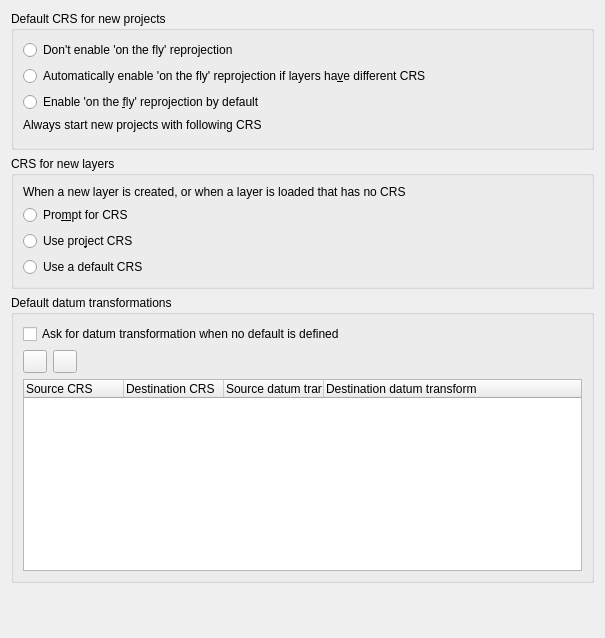
             <widget class="QWidget" name="mOptionsScrollAreaContents_08">
              <property name="geometry">
               <rect>
                <x>0</x>
                <y>0</y>
                <width>605</width>
                <height>638</height>
               </rect>
              </property>
              <layout class="QGridLayout" name="gridLayout_15">
               <item row="5" column="0">
                <spacer name="verticalSpacer">
                 <property name="orientation">
                  <enum>Qt::Vertical</enum>
                 </property>
                 <property name="sizeHint" stdset="0">
                  <size>
                   <width>20</width>
                   <height>40</height>
                  </size>
                 </property>
                </spacer>
               </item>
               <item row="2" column="0">
                <widget class="QgsCollapsibleGroupBox" name="grpProjectionBehaviour">
                 <property name="title">
                  <string>CRS for new layers</string>
                 </property>
                 <layout class="QGridLayout" name="gridLayout_14" columnstretch="0,1">
                  <item row="0" column="0" colspan="2">
                   <widget class="QLabel" name="label_8">
                    <property name="sizePolicy">
                     <sizepolicy hsizetype="Preferred" vsizetype="Maximum">
                      <horstretch>0</horstretch>
                      <verstretch>0</verstretch>
                     </sizepolicy>
                    </property>
                    <property name="text">
                     <string>When a new layer is created, or when a layer is loaded that has no CRS</string>
                    </property>
                    <property name="wordWrap">
                     <bool>true</bool>
                    </property>
                   </widget>
                  </item>
                  <item row="1" column="0">
                   <widget class="QRadioButton" name="radPromptForProjection">
                    <property name="text">
                     <string>Pro&amp;mpt for CRS</string>
                    </property>
                   </widget>
                  </item>
                  <item row="2" column="0">
                   <widget class="QRadioButton" name="radUseProjectProjection">
                    <property name="text">
                     <string>Use pro&amp;ject CRS</string>
                    </property>
                   </widget>
                  </item>
                  <item row="3" column="0">
                   <widget class="QRadioButton" name="radUseGlobalProjection">
                    <property name="text">
                     <string>Use a default CRS</string>
                    </property>
                   </widget>
                  </item>
                  <item row="3" column="1">
                   <widget class="QgsProjectionSelectionWidget" name="leLayerGlobalCrs" native="true">
                    <property name="enabled">
                     <bool>false</bool>
                    </property>
                    <property name="focusPolicy">
                     <enum>Qt::StrongFocus</enum>
                    </property>
                   </widget>
                  </item>
                 </layout>
                </widget>
               </item>
               <item row="1" column="0">
                <widget class="QgsCollapsibleGroupBox" name="grpOtfTransform">
                 <property name="title">
                  <string>Default CRS for new projects</string>
                 </property>
                 <layout class="QGridLayout" name="gridLayout_16" columnstretch="0,1">
                  <item row="0" column="0">
                   <widget class="QRadioButton" name="radOtfNone">
                    <property name="text">
                     <string>Don't enable 'on the fly' reprojection</string>
                    </property>
                   </widget>
                  </item>
                  <item row="0" column="1">
                   <spacer name="horizontalSpacer_43">
                    <property name="orientation">
                     <enum>Qt::Horizontal</enum>
                    </property>
                    <property name="sizeHint" stdset="0">
                     <size>
                      <width>40</width>
                      <height>20</height>
                     </size>
                    </property>
                   </spacer>
                  </item>
                  <item row="1" column="0">
                   <widget class="QRadioButton" name="radOtfAuto">
                    <property name="whatsThis">
                     <string>Automatically enable 'on the fly' reprojection if CRS of a new added layer differ from CRS of layer(s) already present. CRS of present layer(s) will be used.</string>
                    </property>
                    <property name="text">
                     <string>Automatically enable 'on the fly' reprojection if layers ha&amp;ve different CRS</string>
                    </property>
                   </widget>
                  </item>
                  <item row="2" column="0">
                   <widget class="QRadioButton" name="radOtfTransform">
                    <property name="text">
                     <string>Enable 'on the &amp;fly' reprojection by default</string>
                    </property>
                   </widget>
                  </item>
                  <item row="3" column="0">
                   <widget class="QLabel" name="label_16">
                    <property name="text">
                     <string>Always start new projects with following CRS</string>
                    </property>
                   </widget>
                  </item>
                  <item row="4" column="0" colspan="2">
                   <widget class="QgsProjectionSelectionWidget" name="leProjectGlobalCrs" native="true">
                    <property name="focusPolicy">
                     <enum>Qt::StrongFocus</enum>
                    </property>
                   </widget>
                  </item>
                 </layout>
                </widget>
               </item>
               <item row="3" column="0" rowspan="2">
                <widget class="QgsCollapsibleGroupBox" name="mDefaultDatumTransformGroupBox">
                 <property name="title">
                  <string>Default datum transformations</string>
                 </property>
                 <layout class="QGridLayout" name="gridLayout_10">
                  <item row="1" column="0">
                   <layout class="QHBoxLayout" name="horizontalLayout_38">
                    <item>
                     <widget class="QToolButton" name="mAddDefaultTransformButton">
                      <property name="text">
                       <string/>
                      </property>
                      <property name="icon">
                       <iconset resource="../../images/images.qrc">
                        <normaloff>:/images/themes/default/symbologyAdd.svg</normaloff>:/images/themes/default/symbologyAdd.svg</iconset>
                      </property>
                     </widget>
                    </item>
                    <item>
                     <widget class="QToolButton" name="mRemoveDefaultTransformButton">
                      <property name="text">
                       <string/>
                      </property>
                      <property name="icon">
                       <iconset resource="../../images/images.qrc">
                        <normaloff>:/images/themes/default/symbologyRemove.svg</normaloff>:/images/themes/default/symbologyRemove.svg</iconset>
                      </property>
                     </widget>
                    </item>
                    <item>
                     <spacer name="horizontalSpacer_38">
                      <property name="orientation">
                       <enum>Qt::Horizontal</enum>
                      </property>
                      <property name="sizeHint" stdset="0">
                       <size>
                        <width>568</width>
                        <height>20</height>
                       </size>
                      </property>
                     </spacer>
                    </item>
                   </layout>
                  </item>
                  <item row="2" column="0">
                   <widget class="QTreeWidget" name="mDefaultDatumTransformTreeWidget">
                    <column>
                     <property name="text">
                      <string>Source CRS</string>
                     </property>
                    </column>
                    <column>
                     <property name="text">
                      <string>Destination CRS</string>
                     </property>
                    </column>
                    <column>
                     <property name="text">
                      <string>Source datum transform</string>
                     </property>
                    </column>
                    <column>
                     <property name="text">
                      <string>Destination datum transform</string>
                     </property>
                    </column>
                   </widget>
                  </item>
                  <item row="0" column="0">
                   <widget class="QCheckBox" name="chkShowDatumTransformDialog">
                    <property name="text">
                     <string>Ask for datum transformation when no default is defined</string>
                    </property>
                   </widget>
                  </item>
                 </layout>
                </widget>
               </item>
              </layout>
             </widget>
